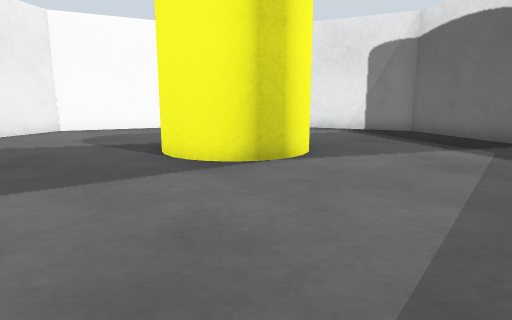
View 1 (above)

13 first-person views from a walk through a world built for the Gazebo simulator. The camera is 0.12 m above the floor, tilts 10° down and sees 75° across. The floor is counted in squares, 0.1 m on a side. Each view is taken from the middle of a square. On the plan, view 1 faces up. The plan holds only what a view shows up to about 14 squares ahead; the rest is blank.

View 2
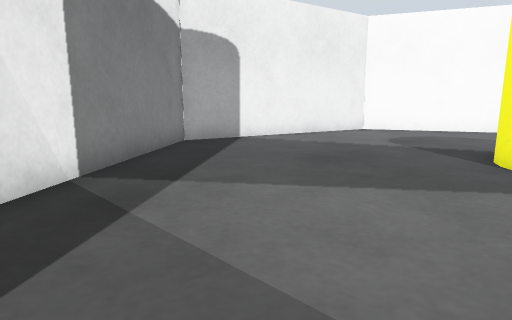

View 3
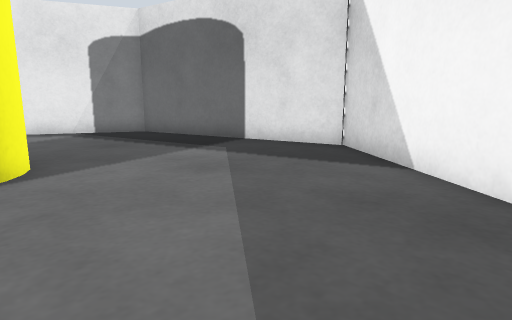

View 4
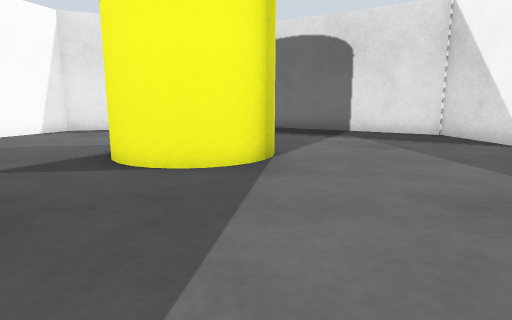

View 5
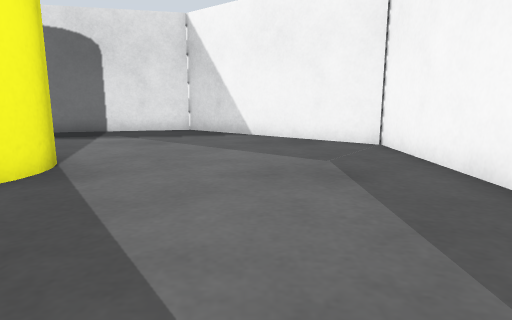

View 6
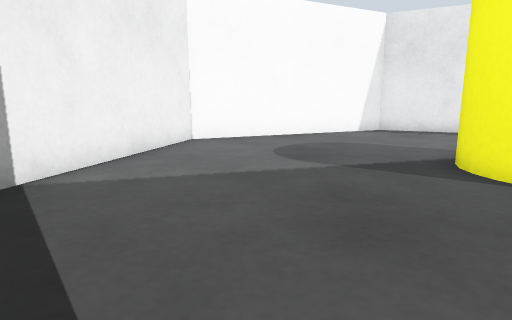

View 7
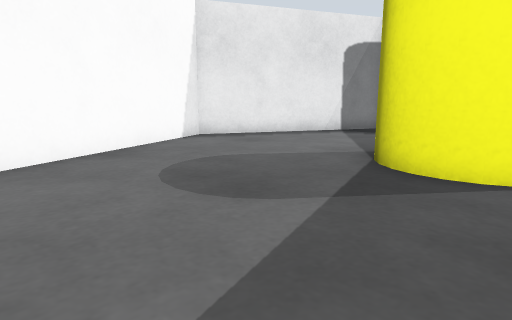

View 8
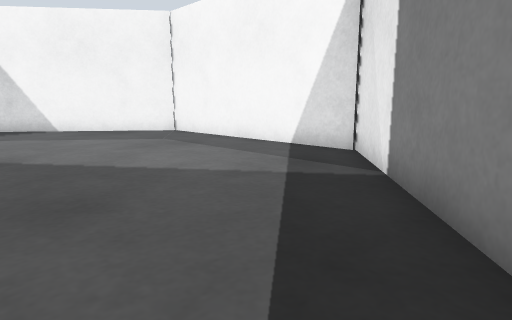

View 9
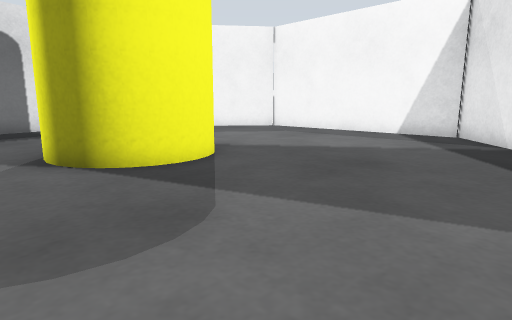

View 10
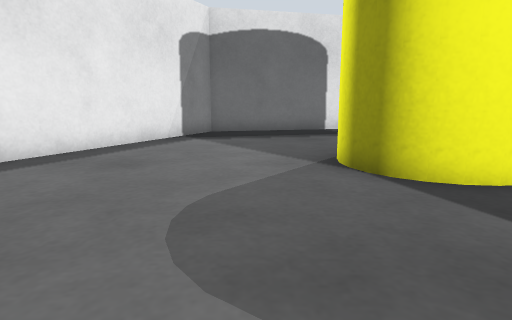

View 11
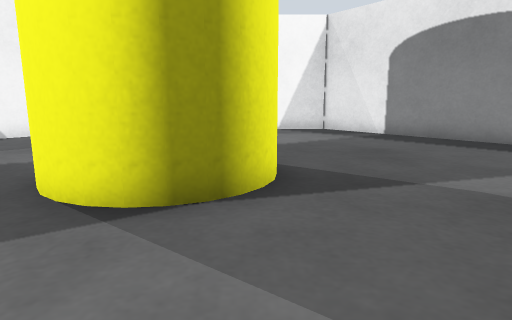

View 12
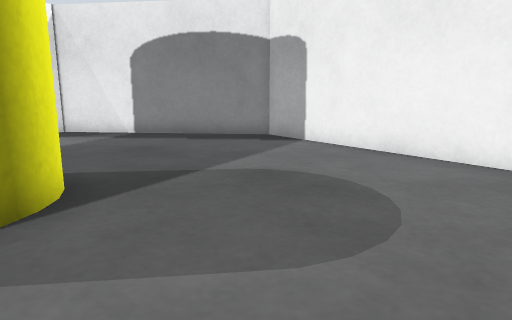

View 13
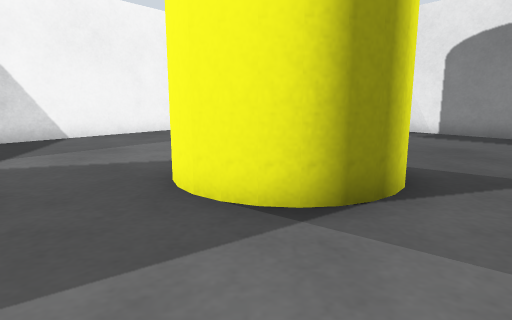

### Floor plan
Points are (right, up) in squares from view 1. A wall is a line through its corners. A room is listed if a view was taken in it or the views show most of it. See-through windows are left out.
Room 1 (views 1, 2, 3, 4, 5, 6, 7, 8, 9, 10, 11, 12, 13)
walls: (-8.1, 13.7) (-9.9, 5.7) (-5, -0.5) (3.2, -0.5) (8.2, 5.8) (6.4, 13.8) (-0.7, 17.2) (-8.1, 13.7)
objects: barrel (-2, 7) to (1, 10)

Where each view was taken, in squares from view 1:
view 1: 0 up, 0 right, facing up
view 2: 0 up, 1 left, facing up-left
view 3: 1 up, 0 right, facing up-right
view 4: 2 up, 5 left, facing up-right
view 5: 3 up, 6 left, facing right
view 6: 3 up, 6 left, facing up
view 7: 7 up, 8 left, facing up-right
view 8: 7 up, 9 left, facing down-right
view 9: 12 up, 8 left, facing down-right
view 10: 12 up, 7 left, facing right
view 11: 14 up, 2 left, facing down
view 12: 14 up, 1 left, facing down-left
view 13: 14 up, 0 right, facing down
